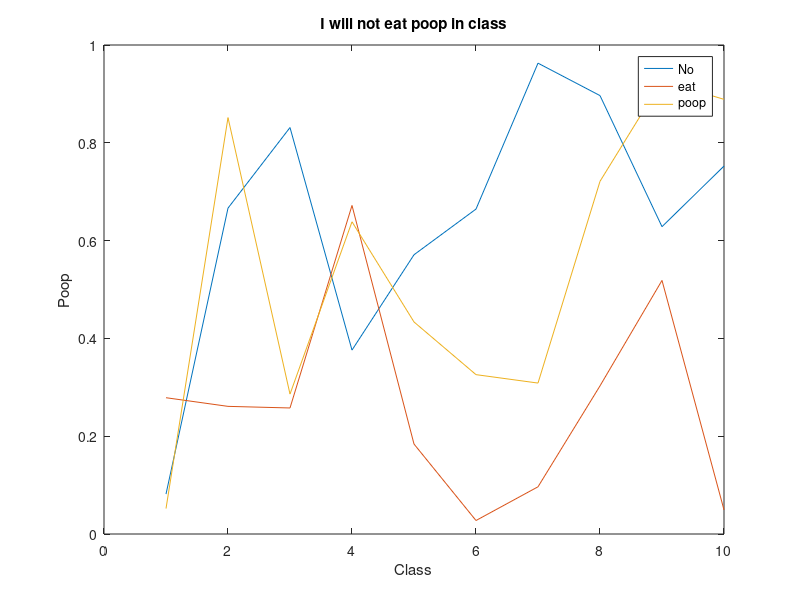

Write the MATLAB code that produced this figure.
x=1:10;
y=rand(3,10)


figure(1);
clf;
plot(x,y);
title('I will not eat poop in class')
ylabel('Poop')
xlabel('Class')
legend('No', 'eat', 'poop')